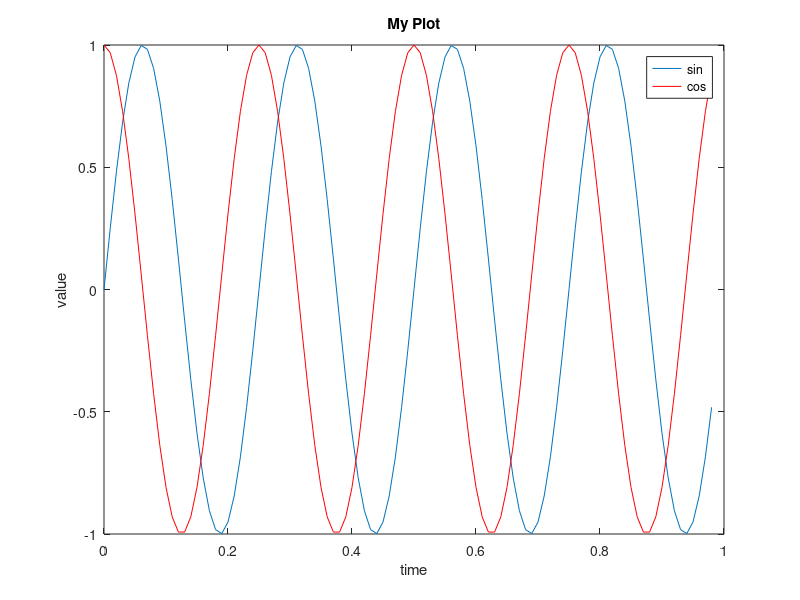
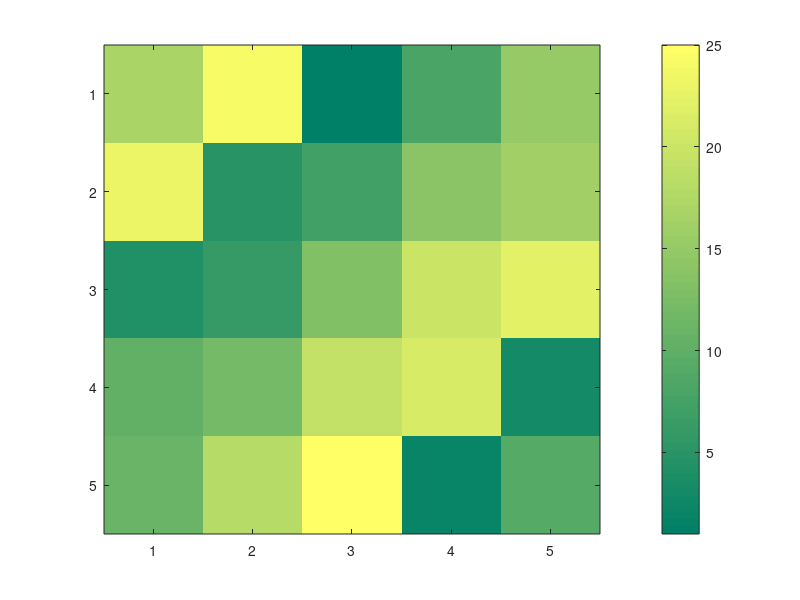

Recreate these plots in MATLAB, in order.
%% Plotting


t = [0: 0.01: 0.98];
y1 = sin(2*pi*4*t);
y2 = cos(2*pi*4*t);

plot(t, y1);
hold on;           % this tells MATLAB "there are more to plot"
plot(t, y2, 'r');  % 'r' is red, which determins the color of the line

xlabel('time');   % name of the horizontal axis
ylabel('value');  % name of the vertical axis
title ('My Plot')
legend('sin', 'cos');  % put a legend at the upper right

print -dpng 'my_plot.png'  % output the plot as a .png file
% note that MATLAB can save figure as many other formats

close;  % get rid of the plot

m = [0: 0.01: 0.98];
n1 = sin(2*pi*4*m);
n2 = cos(2*pi*4*m);
% plot figures in different windows
figure(1); plot(m, n1);
figure(2); plot(m, n2);

% plot various figures in the same window
subplot(1, 2, 1);  % devides plot at a 1*2 grid, access the first element
plot(m, n1);
subplot(1, 2, 2);
plot(m, n2);
axis([0.5 1 -1 1]);  % scale the figure

clf;  % clear figure

%% plot matrix
imagesc(magic(5));  % display matrix with colors
colorbar;    % add a color bar
colormap summer;  % change color theme
